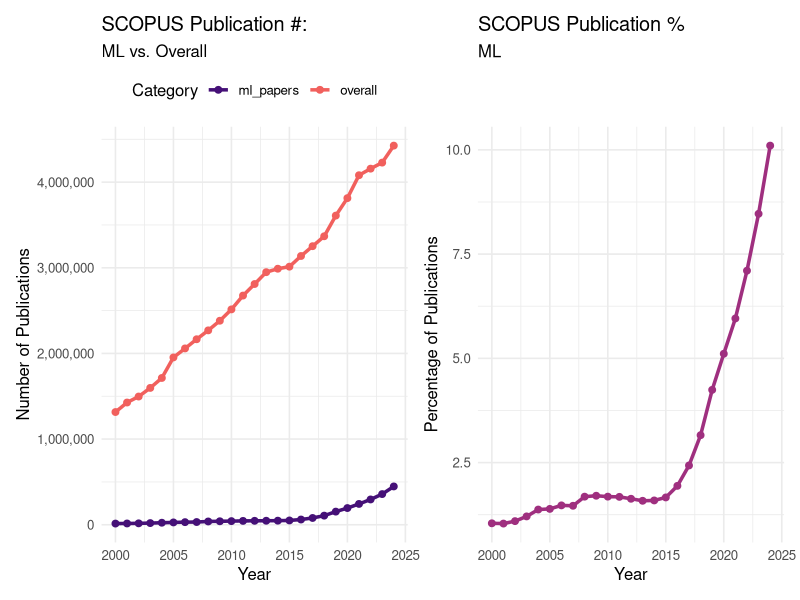
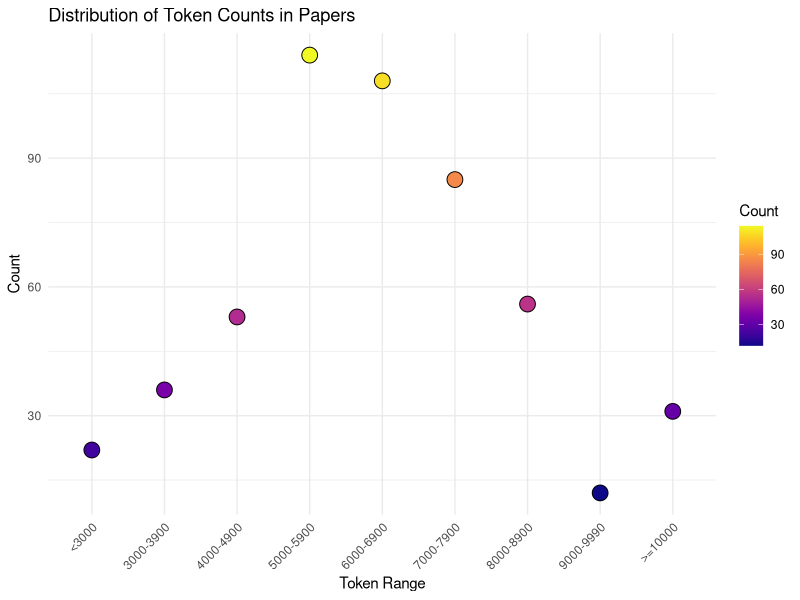

The R script that drew these images, in order:
## ---- chunk 1
library("here")
library("tidyverse")
library('patchwork')
library('viridis')

my_colors <- viridis(n=10, option="magma")

# query : (TITLE-ABS-KEY((((machine OR deep OR reinforcement OR supervised OR unsupervised) AND learning) OR (""neural networks"") OR (AI or ""artificial intelligence""))) AND PUBYEAR > 1999 AND PUBYEAR < 2027)

ml_pub_df <- read_csv(here("data", "Scopus-10-Analyze-Year.csv")) %>% mutate(type = "ml_papers")

#query : (PUBYEAR > 1999 AND PUBYEAR < 2027)
overall_pub_df <- read_csv(here("data", "Scopus-10-Analyze-Year (1).csv")) %>% mutate(type = "overall")

pub_df <- bind_rows(ml_pub_df, overall_pub_df)

p1 <- pub_df %>% filter(YEAR<2025) %>%
  ggplot(aes(YEAR, citations, color = type, group = type)) +
  geom_line(linewidth = 1.2) +
  geom_point(size = 2) +
  scale_color_manual(values=c(my_colors[3], my_colors[7])) +
  scale_y_continuous(labels = scales::comma) +
  labs(title = "SCOPUS Publication #:",
       subtitle="ML vs. Overall",
           x = "Year",
           y = "Number of Publications",
       color = "Category") +
  theme_minimal(base_size = 12) +
  theme(legend.position = "top")

p2 <- pub_df %>% pivot_wider(names_from = type, values_from = citations) %>%
  mutate(proportion = ml_papers/overall*100) %>% filter(YEAR<2025) %>%
  ggplot(aes(YEAR, proportion)) +
  geom_line(linewidth = 1.2, color=my_colors[5]) +
  geom_point(size = 2,, color=my_colors[5]) +
  labs(title = "SCOPUS Publication %",
       subtitle="ML",
           x = "Year",
           y = "Percentage of Publications") +
      theme_minimal(base_size = 12)
  
(p1+p2)
## ---- chunk 2
paper_lengths <- data.frame(
  TokenRange = factor(c("<3000", "3000-3900", "4000-4900", "5000-5900", 
                 "6000-6900", "7000-7900", "8000-8900", 
                 "9000-9990", ">=10000"), 
                 levels = c("<3000", "3000-3900", "4000-4900", "5000-5900", 
                 "6000-6900", "7000-7900", "8000-8900", 
                 "9000-9990", ">=10000")),
  Count = c(22, 36, 53, 114, 108, 85, 56, 12, 31)
)

paper_lengths %>%
  ggplot(aes(x=TokenRange, y=Count, fill=Count)) +
    geom_point(shape = 21, size = 5) +
    theme_minimal() +
    scale_fill_viridis(option="plasma") +  
  labs(title = "Distribution of Token Counts in Papers",
       x = "Token Range",
       y = "Count") + theme(
    axis.text.x = element_text(angle = 45, hjust = 1)
  )
## ---- chunk 3
# Estimate midpoints for each bin
midpoints <- c(2500, 3450, 4450, 5450, 6450, 7450, 8450, 9500, 10500)

# Add midpoints to the dataframe
paper_lengths$Midpoint <- midpoints

# Estimate mean token count
mean_est <- sum(paper_lengths$Midpoint * paper_lengths$Count) / sum(paper_lengths$Count)

# Calculate weighted variance
var_est <- sum(paper_lengths$Count * (paper_lengths$Midpoint - mean_est)^2) / sum(paper_lengths$Count)

# Take square root to get standard deviation
sd_est <- sqrt(var_est)

# Print result
paste()
print(paste("SD words: ", sd_est))
print(paste("Mean words: ", mean_est))
## ---- chunk 4
sd_tokens <- sd_est*1.25
mean_tokens <- mean_est*1.25 

print(paste("SD Tokens: ", round(sd_tokens, 2)))
print(paste("Mean Tokens: ", round(mean_tokens, 2)))

paste( round(((mean_tokens-sd_tokens) * 4500000) / 1000000000, 2), 
       " Billion to", 
       round (((mean_tokens+sd_tokens) * 4500000) / 1000000000, 2), 
       "Billion tokens per year from academia.")

paste( 4.8*1.25, "Billion tokens from Wikipedia.")
## ---- chunk 5
5000000000/2000000000000*100
## ---- chunk 6
(7927.71 * 88343822) / 1000000000 
## ---- chunk 7
# at about 100k words per book
(100000*7500000) / 1000000000

(100000*44000000) / 1000000000
